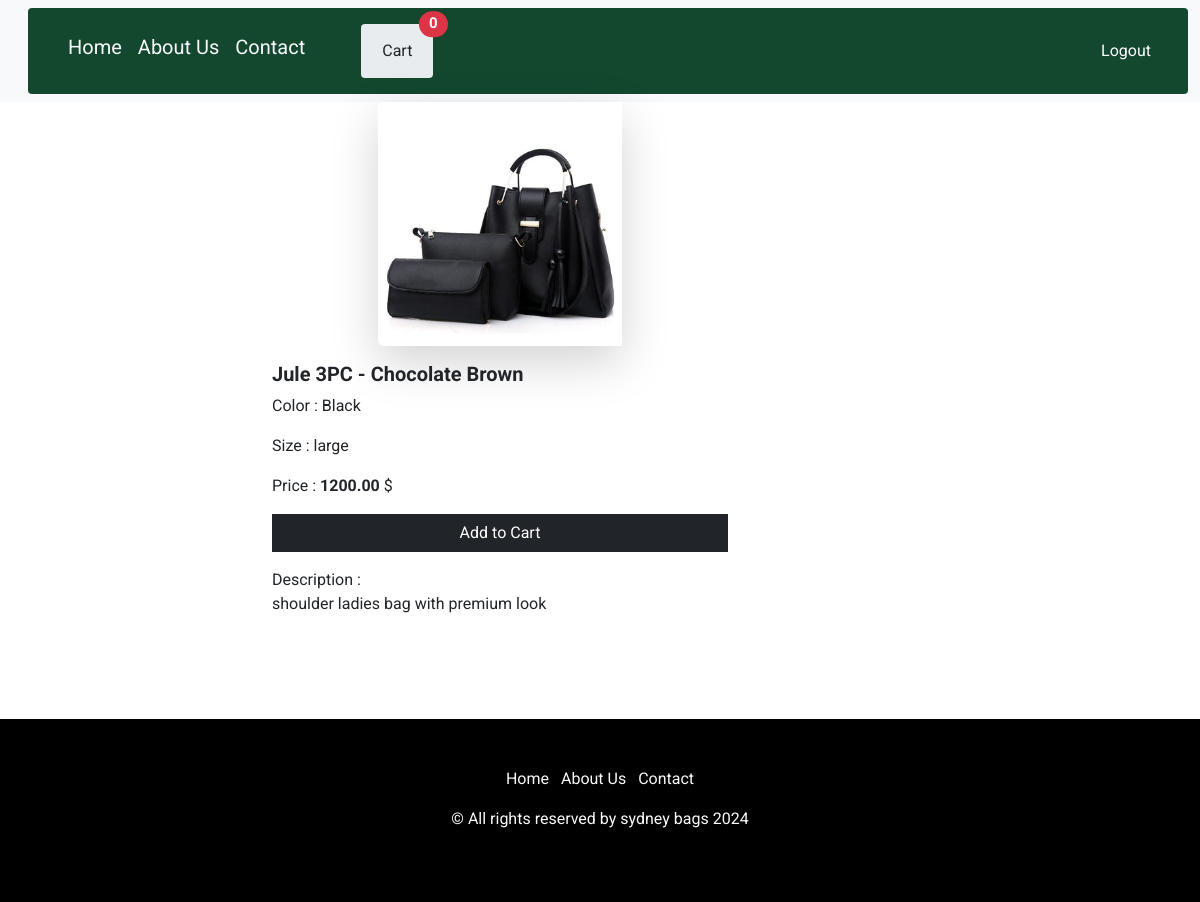
The app's page /store/view-product/13 (signed in) with its own data.
### store/models.py (models this page shows, shortened)
class Product(models.Model):
    title = models.CharField(max_length=255)
    size = models.CharField(max_length=50)
    description = models.TextField()
    color = models.CharField(max_length=50)
    retail_price = models.DecimalField(max_digits=10, decimal_places=2)
    wholesale_price = models.DecimalField(max_digits=10, decimal_places=2)
    stock = models.IntegerField()
    image = models.ImageField(upload_to='store/product/images', blank=True, null=True)

### store/views.py (the view)
# urls.py: path('view-product/<int:product_id>',views.view_product, name='view_product'),
@login_required(login_url='Index')
def view_product(request,product_id):
    cart = Cart(request)
    cart = request.session.get('cart', {})
    cart_items = cart  # Get cart dictionary from session
    cart_count = sum(item['quantity'] for item in cart_items.values())  # Calculate total items in cart
    product = get_object_or_404(Product, id=product_id)
    return render(request, 'view_product.html', {'product': product, 'cart_count': cart_count})

### cart/context_processors.py (called while the page is built)
def cart(request):
  return { 'cart': Cart(request) }

### templates/view_product.html (shortened to what this page needs)
{% extends "base.html" %}
{%block content%}
  {% block cartCount %}   {{ cart_count }} {% endblock cartCount %}
  <div class="row  vh-100">
  <div class="col-10">
    <div class="card mb-3 border-0 " >
      <div class="row g-0 offset-3">
        <div class="col-md-4 offset-2">
          {% if product.image.url is not None %}
          <img src="{{product.image.url}}" class="img-fluid rounded-start shadow-lg" alt="{{product.title}}">
          {% else %}
          <img src="{{product.image.url}}" class="img-fluid rounded-start" alt="">
          {% endif %}
        </div>
        <div class="col-md-8">
          <div class="card-body">
            <h5 class="card-title"><b>{{product.title }}</b></h5>
            <p class="card-text"> Color : {{product.color }}</p>
            <p class="card-text">Size : {{product.size }}</p>
            <p class="card-text">Price : <b> {{product.retail_price }} </b>$</p>
            <button  class="btn btn-dark  mb-3 rounded-0 w-100" value="{{product.id}}" id="add-cart" onclick="showMessage()">Add to Cart</button> <span class="message hide"><b> {{product.title}} </b> added to cart successfully !</span>
          <p class="card-text"> Description : <br> {{product.description }}</p>
        </div>
      </div>
    </div>
    </div>
{%endblock content%}

### store/static/css/base.css (style rules this page uses)
#fonts { font-family: "Roboto", sans-serif !important; font-weight: 400; font-style: normal; }

### records on screen
Product: image (picture), title "Jule 3PC - Chocolate Brown", color "Black", size "large", retail_price "1200.00", description "shoulder ladies bag with premium look"

### other values on screen
{{ cart_count }} "0"
